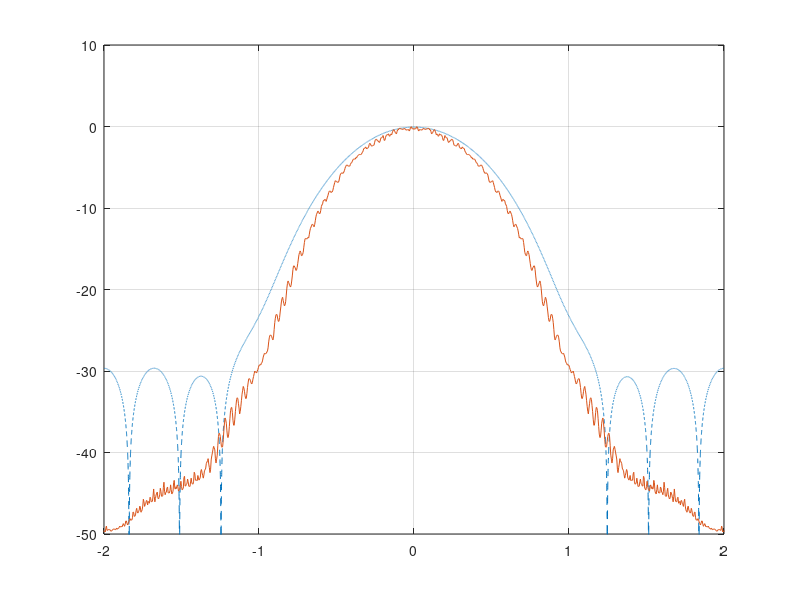

MATLAB code to generate this figure: (Note: this script raises an error after producing the figure.)
fileID = fopen('FreqTestFileFromMatlabPSI_r.txt','r');
formatSpec = '%f';
A = fscanf(fileID,formatSpec);
% whos A
fclose(fileID);
myAxis = -2:4/length(A):2-1/length(A);

figure(1); clf;
plot(myAxis,10*log10((fftshift(A)))-4,'--')
% whos myAxis 

load('RR1.mat')
% rr = ifft(RR);
% rr = resample(rr,100,1);
% RR = fft(RR);
hold on
myAxis = -4:8/length(RR):4-1/length(RR);
plot(myAxis,10*log10(fftshift(RR))-65-5)
grid on
hold off

marge = axis;
axis([-2 2 -50 10])

latexWidth = 5;
latexHeight = 4;
ff = gcf;
homer = ff.Units;
ff.Units = 'inches';
bart = ff.Position;
ff.Position = [bart(1:2) latexWidth latexHeight];
ff.PaperPositionMode = 'auto';
ff.Units = homer;
xlabel('cycles/bit')
ylabel('Magintude (dB)')
% title('SOQPSK-TG Constellation')
legend('\Psi','SOQPSK Power Spectrum','Location','South')
print(ff, '-depsc', ['file_name']) %save as eps a 
